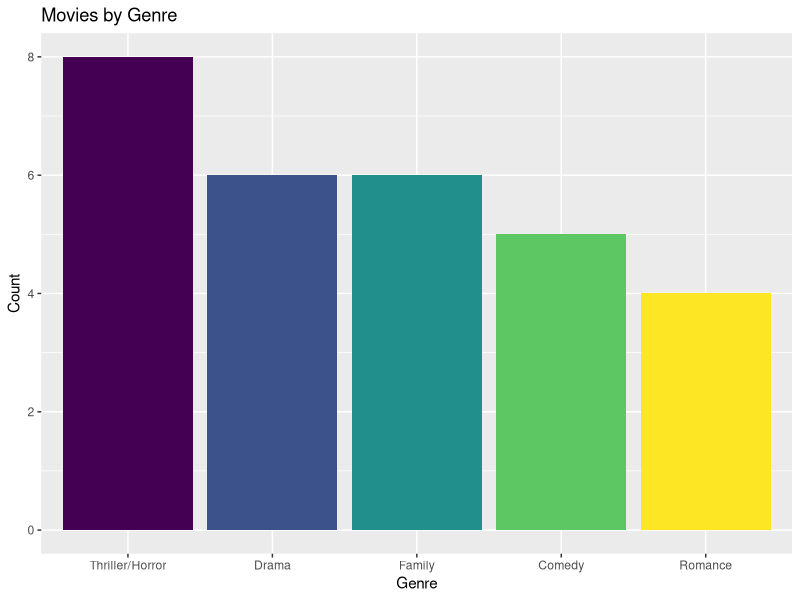
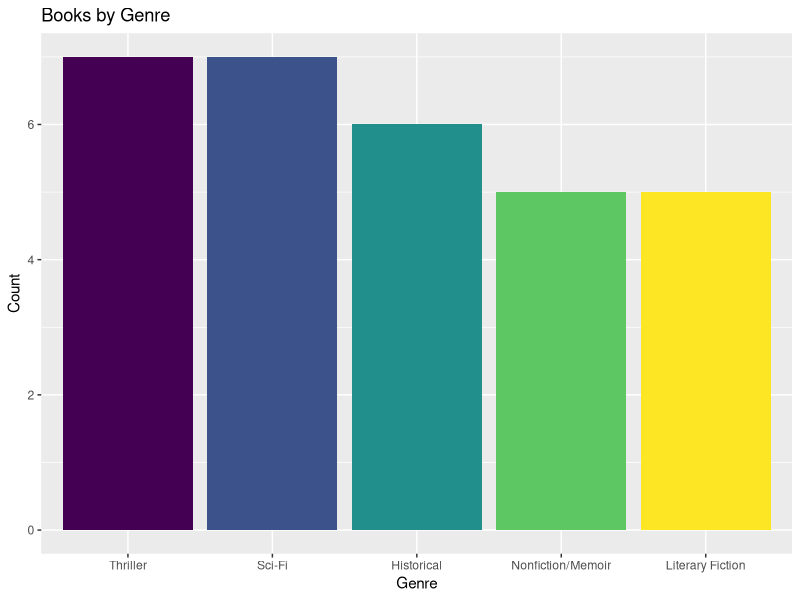
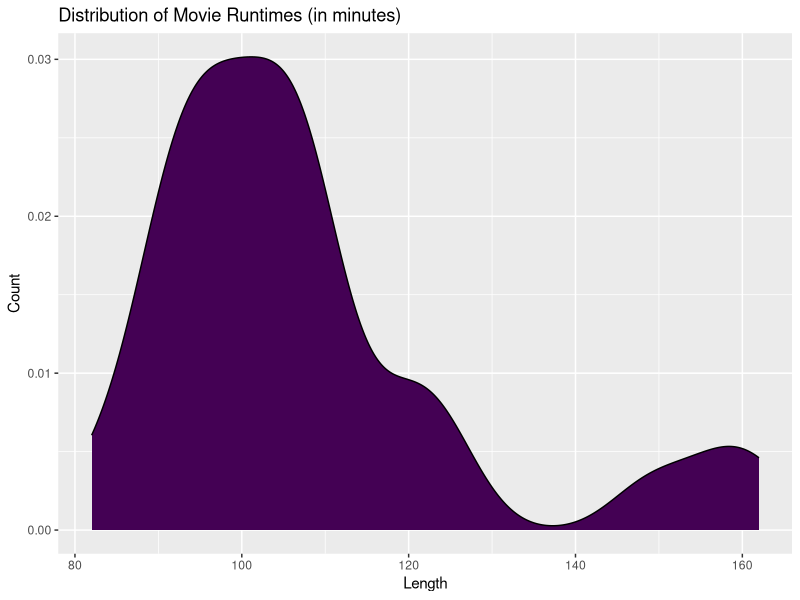
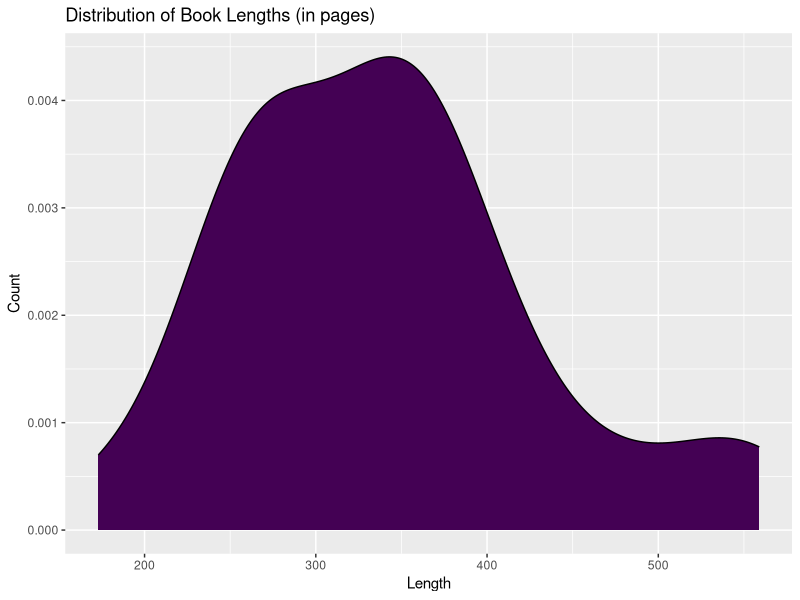

These charts were generated, in order, by the following R code:
## ---- chunk 1
library(tidyverse)
library(readxl)
## ---- chunk 2
recs <- read_excel("LauraGabbyRecs.xlsx")
glimpse(recs)
## ---- chunk 3
#ordering genres by frequency for both movies and books (after having run the bar graphs once)

recs$Genre_ordered <- fct_relevel(recs$Genre, 'Thriller/Horror', 'Drama', 'Family', 'Comedy', 'Romance', 'Thriller', 'Sci-Fi', 'Historical', 'Nonfiction/Memoir', 'Literary Fiction')

recs %>%
  filter(Type == "Movie") %>%
  ggplot(aes(x = Genre_ordered, fill = Genre_ordered)) +
  geom_bar() +
  scale_fill_viridis_d() +
  theme(legend.position = "none") +
  labs(x = 'Genre',
       y = 'Count',
       title = 'Movies by Genre')
## ---- chunk 4
recs %>%
  filter(Type == "Book") %>%
  ggplot(aes(x = Genre_ordered, fill = Genre_ordered)) +
  geom_bar() +
  scale_fill_viridis_d() +
  theme(legend.position = "none") +
  labs(x = 'Genre',
       y = 'Count',
       title = 'Books by Genre')
## ---- chunk 5
recs %>%
  filter(Type == "Movie") %>%
  ggplot(aes(x = Length, fill = "navy")) +
  geom_density() +
  scale_fill_viridis_d() +
  theme(legend.position = "none") +
  labs(x = 'Length',
       y = 'Count',
       title = 'Distribution of Movie Runtimes (in minutes)')
## ---- chunk 6
recs %>%
  filter(Type == "Book") %>%
  ggplot(aes(x = Length, fill = "navy")) +
  geom_density() +
  scale_fill_viridis_d() +
  theme(legend.position = "none") +
  labs(x = 'Length',
       y = 'Count',
       title = 'Distribution of Book Lengths (in pages)')
## ---- chunk 7
set.seed(123)
recs_1 <- recs %>%
  filter(Type == "Movie") %>%
  filter(Genre == "Thriller/Horror") %>%
  filter(Rating >= 4) %>%
  filter(Length <= 120) 

sample(recs_1$Title, 1)
  
## ---- chunk 8
set.seed(123)
recs_2 <- recs %>%
  filter(Type == "Book") %>%
  filter(Genre == "Sci-Fi") %>%
  filter(Rating >= 4) %>%
  filter(Length <= 400) 

sample(recs_2$Title, 1)
  
## ---- chunk 9
recs <- recs %>%
  mutate(watched_or_read = 0) %>%
  mutate(my_rating = 0)
## ---- chunk 10
set.seed(4)
test_df <- recs %>%
  # Movie or book?
  filter(Type == "Movie") %>%
  # What genre are you in the mood for?
  filter(Genre == "Comedy") %>%
  # What is the minimum rating you trust?
  filter(Rating >= 3.5) %>%
  # How much time do you have? (enter max length preference in minutes/pages)
  filter(Length <= 120) 

sample(test_df$Title, 1)
## ---- chunk 11
recs <- recs %>%
  mutate(watched_or_read = case_when(
    Title == "This Is Spinal Tap" ~ 1,
    TRUE ~ 0
  )) %>%
  mutate(my_rating = case_when(
    Title == "This Is Spinal Tap" ~ 3.5,
    TRUE ~ 0
  ))
